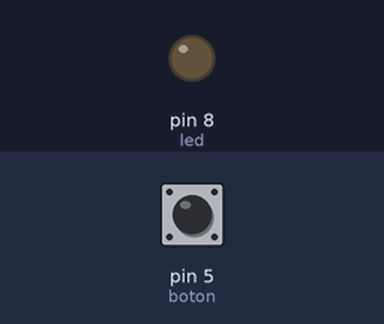
Bench run of a sketch on a simulated Arduino Uno, built with avr-gcc and run on an emulated ATmega328P. Shown: output pins drawn as LEDs (lit = HIGH). Inputs (shaded band) come from the test bench; at power-on: pin 5 (boton) LOW.

Above: at 1.2 s.
1.3 s: pin 5 (boton) pulled HIGH for 0.15 s
At 1.37 s:
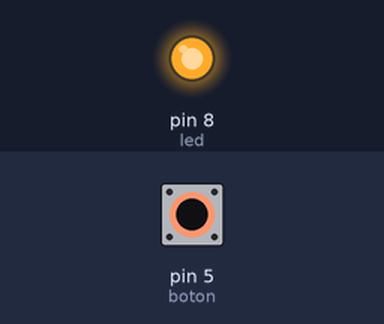
2.9 s: pin 5 (boton) pulled HIGH for 3.2 s
At 6.8 s:
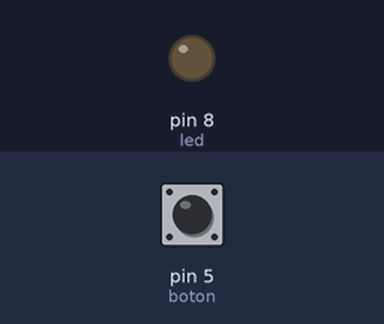
Timing chart, 0 to 8.3 s (numbered marks = the images above; inputs shaded):
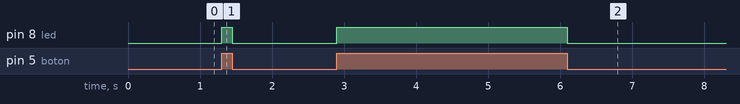

The sketch:

sketch_nov25aA.ino
```cpp
int pulsador=0;
int boton=5;
int led=8;

void setup() {
  // put your setup code here, to run once:
pinMode (boton, INPUT);
pinMode (led, OUTPUT);
Serial.begin(9600);

}

void loop() {
  // put your main code here, to run repeatedly:
pulsador=digitalRead(boton);
if (pulsador==1){
  digitalWrite (led, HIGH);
}
else {
  digitalWrite (led, LOW);
}
}
```

Measured:
- after the input at 1.3 s, pin 8 (led): LOW → HIGH at once, → LOW 0.15 s later
- after the input at 2.9 s, pin 8 (led): LOW → HIGH at once, → LOW 3.2 s later
